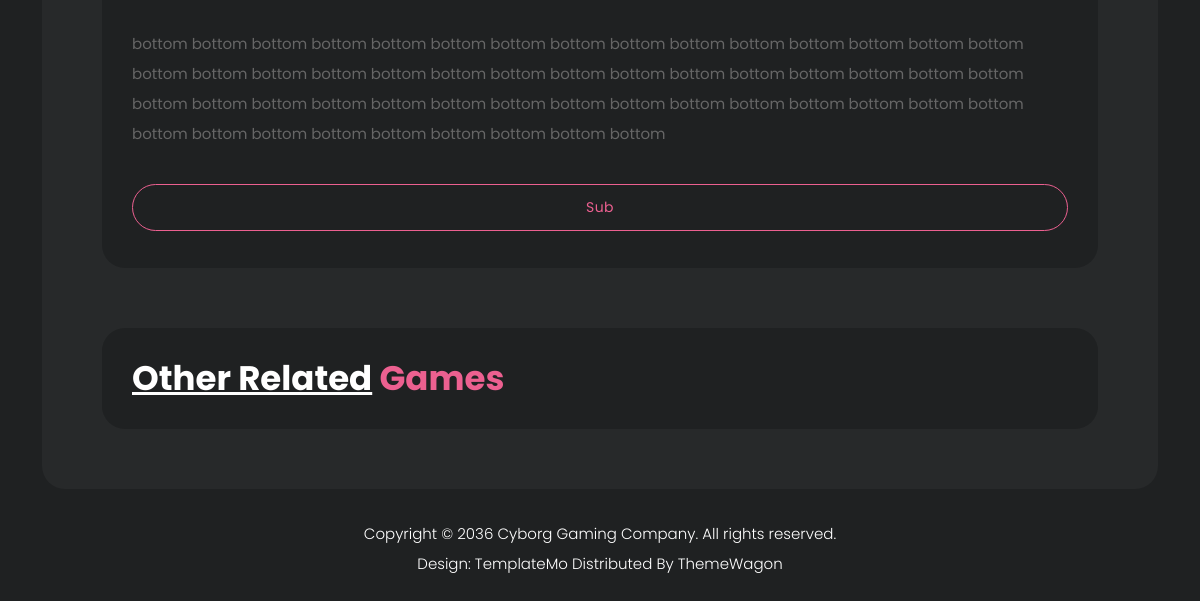
The app's page /details/ (lower part), older data.
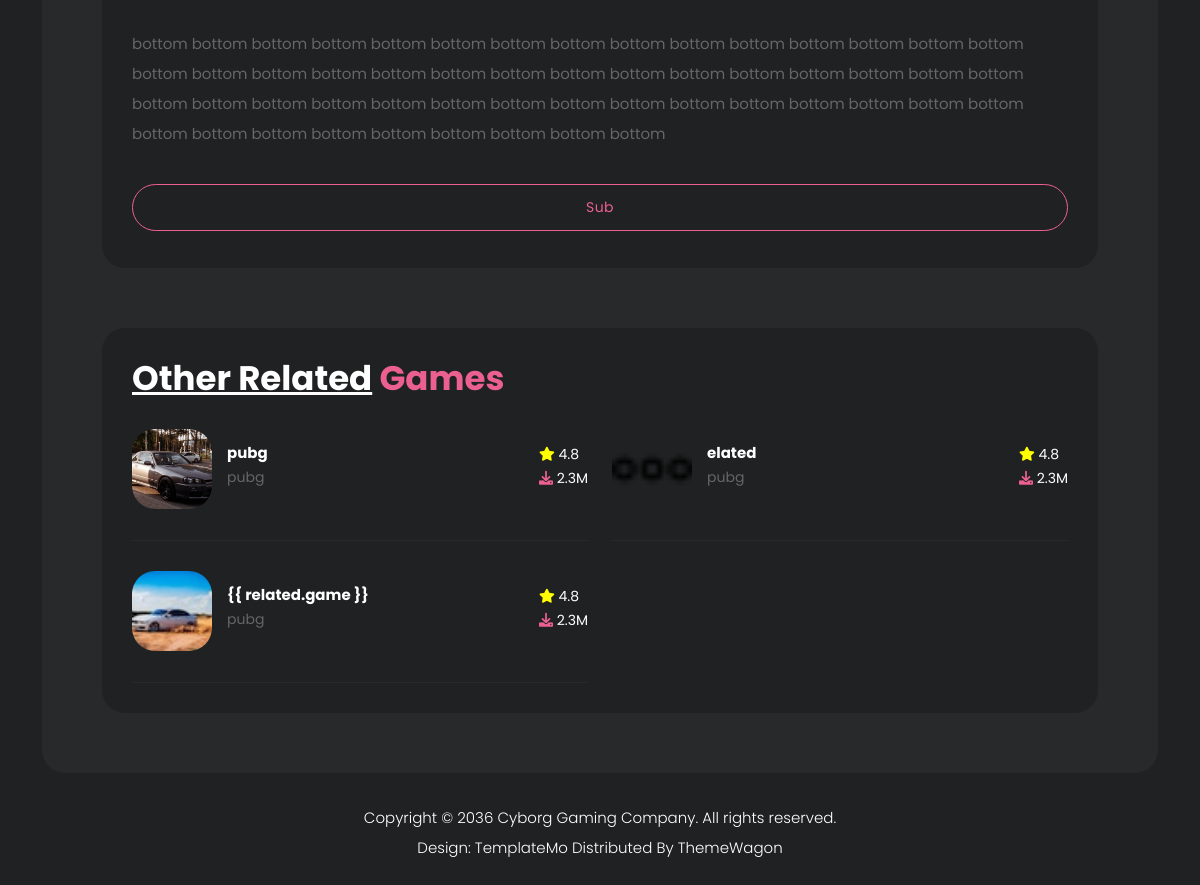
The same page, newer data.
### cyborg/models.py (models this page shows)
class BottomOutsite(models.Model):
    img1 = models.ImageField()
    img2 = models.ImageField()
    img3 = models.ImageField()
    text = models.CharField(max_length=500)
    btn = models.CharField(max_length=100)

class Related(models.Model):
    PUBG = "pubg"
    SANDBOX = "sandbox"
    CHOICES = [
        (PUBG, "pubg"),
        (SANDBOX, "sandbox")
    ]
    img = models.ImageField()
    game = models.CharField(max_length=100)
    type = models.CharField(max_length=8, choices=CHOICES)

### cyborg/views.py (the view)
# urls.py: path('details/', details, name="details"),
def details(request):
    detailss = Detailss.objects.all()
    detal = Detal.objects.all()
    bottom = BottomOutsite.objects.all()
    related = Related.objects.all()
    return render(request, 'includes/details.html',{
        "detailss":detailss,
        "detal":detal,
        "bottom":bottom,
        "related":related,
    })

### templates/includes/details.html (shortened to what this page needs)
{% load static %}
<!DOCTYPE html>
<html lang="en">
  <head>
    <link href="{% static 'vendor/bootstrap/css/bootstrap.min.css' %}" rel="stylesheet">
    <link rel="stylesheet" href="{% static 'assets/css/fontawesome.css' %}">
    <link rel="stylesheet" href="{% static 'assets/css/templatemo-cyborg-gaming.css' %}">
    <link rel="stylesheet" href="{% static 'assets/css/owl.css' %}">
    <link rel="stylesheet" href="{% static 'assets/css/animate.css' %}">
    <link rel="stylesheet"href="https://unpkg.com/swiper@7/swiper-bundle.min.css"/>
  </head>
<body>
  <div class="container">
    <div class="row">
      <div class="col-lg-12">
        <div class="page-content">
          <div class="game-details">
            <div class="row">
              <div class="col-lg-12">
                <div class="content">
                  <div class="row">
                    {% for bottom in bottom %}
                    <div class="col-lg-4">
                    </div>
                    <div class="col-lg-4">
                    </div>
                    <div class="col-lg-4">
                    </div>
                    <div class="col-lg-12">
                      <p>{{ bottom.text }}</p>
                    </div>
                    <div class="col-lg-12">
                      <div class="main-border-button">
                        <a href="#">{{ bottom.btn }}</a>
                      </div>
                    </div>
                    {% endfor  %}
                  </div>
                </div>
              </div>
            </div>
          </div>
          <div class="other-games">
            <div class="row">
              <div class="col-lg-12">
                <div class="heading-section">
                  <h4><em>Other Related</em> Games</h4>
                </div>
              </div>
              {% for related in related %}
              <div class="col-lg-6">
                <div class="item">
                  <img src="{{ related.img.url }}" alt="" class="templatemo-item">
                  <h4>{{ related.game }}</h4><span>{{ related.type }}</span>
                  <ul>
                    <li><i class="fa fa-star"></i> 4.8</li>
                    <li><i class="fa fa-download"></i> 2.3M</li>
                  </ul>
                </div>
              </div>
              {% endfor %}
            </div>
          </div>
        </div>
      </div>
    </div>
  </div>
  <footer>
    <div class="container">
      <div class="row">
        <div class="col-lg-12">
          <p>Copyright © 2036 <a href="#">Cyborg Gaming</a> Company. All rights reserved.
          <br>Design: <a href="https://templatemo.com" target="_blank" title="free CSS templates">TemplateMo</a>  Distributed By <a href="https://themewagon.com" target="_blank" >ThemeWagon</a></p>
        </div>
      </div>
    </div>
  </footer>
  </body>
</html>

Row changes from the older to the newer data that the page shows:
added Related: img (picture), game "pubg", type "pubg"
added Related: img (picture), game "elated", type "pubg"
added Related: img (picture), game "{{ related.game }}", type "pubg"
